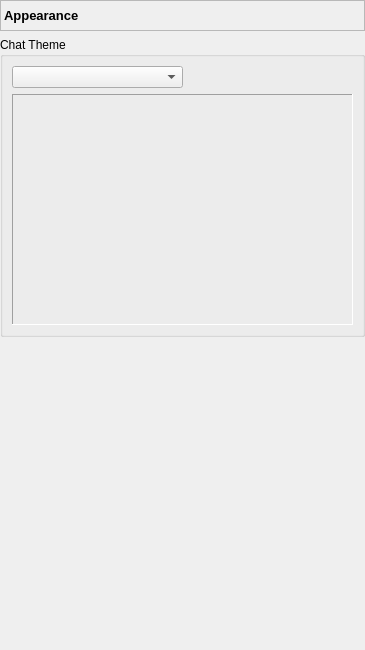
       <widget class="QWidget" name="pageThemes">
        <layout class="QVBoxLayout" name="verticalLayout_31">
         <property name="margin">
          <number>0</number>
         </property>
         <item>
          <widget class="QLabel" name="lblThemePage">
           <property name="minimumSize">
            <size>
             <width>0</width>
             <height>31</height>
            </size>
           </property>
           <property name="maximumSize">
            <size>
             <width>16777215</width>
             <height>31</height>
            </size>
           </property>
           <property name="font">
            <font>
             <pointsize>10</pointsize>
             <weight>75</weight>
             <bold>true</bold>
            </font>
           </property>
           <property name="frameShape">
            <enum>QFrame::StyledPanel</enum>
           </property>
           <property name="frameShadow">
            <enum>QFrame::Sunken</enum>
           </property>
           <property name="text">
            <string>Appearance</string>
           </property>
          </widget>
         </item>
         <item>
          <widget class="QGroupBox" name="grpChatTheme">
           <property name="title">
            <string>Chat Theme</string>
           </property>
           <layout class="QVBoxLayout" name="verticalLayout_30">
            <item>
             <layout class="QHBoxLayout" name="horizontalLayout_25">
              <item>
               <widget class="QComboBox" name="cboTheme">
                <property name="sizePolicy">
                 <sizepolicy hsizetype="Expanding" vsizetype="Fixed">
                  <horstretch>0</horstretch>
                  <verstretch>0</verstretch>
                 </sizepolicy>
                </property>
               </widget>
              </item>
              <item>
               <spacer name="horizontalSpacer_23">
                <property name="orientation">
                 <enum>Qt::Horizontal</enum>
                </property>
                <property name="sizeHint" stdset="0">
                 <size>
                  <width>40</width>
                  <height>20</height>
                 </size>
                </property>
               </spacer>
              </item>
             </layout>
            </item>
            <item>
             <widget class="QFrame" name="fraMessageLog">
              <property name="minimumSize">
               <size>
                <width>341</width>
                <height>231</height>
               </size>
              </property>
              <property name="frameShape">
               <enum>QFrame::Panel</enum>
              </property>
              <property name="frameShadow">
               <enum>QFrame::Sunken</enum>
              </property>
              <layout class="QVBoxLayout" name="verticalLayout_29">
               <property name="margin">
                <number>0</number>
               </property>
               <item>
                <layout class="QHBoxLayout" name="logLayout"/>
               </item>
              </layout>
             </widget>
            </item>
           </layout>
          </widget>
         </item>
         <item>
          <spacer name="verticalSpacer_9">
           <property name="orientation">
            <enum>Qt::Vertical</enum>
           </property>
           <property name="sizeHint" stdset="0">
            <size>
             <width>20</width>
             <height>313</height>
            </size>
           </property>
          </spacer>
         </item>
        </layout>
       </widget>
